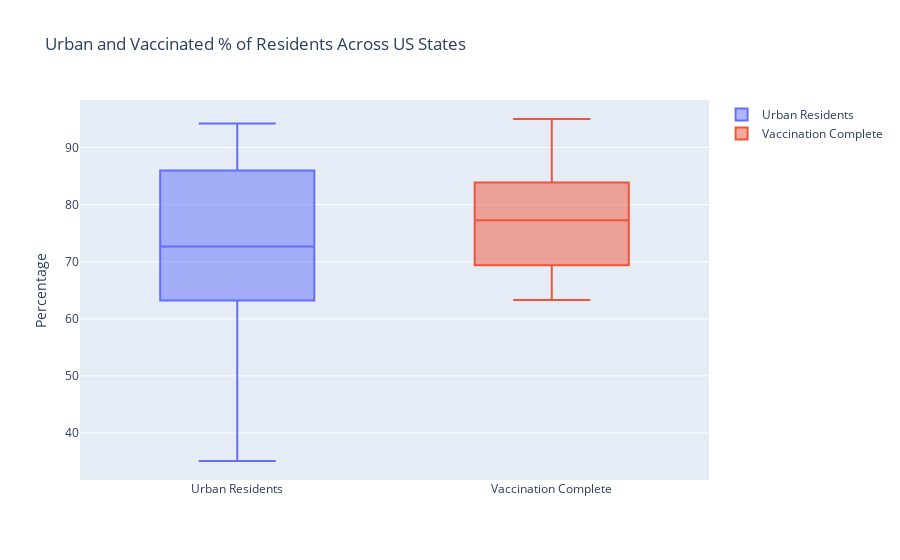

The notebook cell saved with this chart:
### Code cell
# Plot summary stats
sum_stats = go.Figure()

sum_stats.add_trace(go.Box(y=x_val2, name='Urban Residents'))
sum_stats.add_trace(go.Box(y=y_val2, name='Vaccination Complete'))

# Update layout
sum_stats.update_layout(title='Urban and Vaccinated % of Residents Across US States', yaxis=dict(title='Percentage'))

# Show the plot
sum_stats.show()

# Save file
sum_stats.write_image("./urban_and_vaccination_stats.png")

### Figure 1 — Plotly figure (JSON) as saved in the notebook; plotly's stock layout.template omitted (floating-point values rounded to 4 significant figures)
{"data": [{"name": "Urban Residents", "type": "box", "y": [57.7, 64.9, 89.3, 55.5, 94.2, 86, 86.3, 82.6, 91.5, 74.1, 86.1, 69.2, 86.9, 71.2, 63.2, 72.3, 58.7, 71.5, 38.6, 85.6, 91.3, 73.5, 71.9, 46.3, 69.5, 53.4, 73, 94.1, 58.3, 93.8, 74.5, 87.4, 66.7, 61, 76.3, 64.6, 80.5, 76.5, 91.1, 67.9, 57.2, 66.2, 83.7, 89.8, 35.1, 75.6, 83.4, 44.6, 67.1, 62]}, {"name": "Vaccination Complete", "type": "box", "y": [63.3, 75.9, 75.2, 66.8, 83.9, 82.9, 91.7, 83.2, 79.6, 67.7, 90.5, 67.9, 79.9, 68, 74.9, 76.3, 69.9, 66, 91.9, 88.6, 91.8, 71.6, 81.5, 64.2, 68.7, 68.3, 77.4, 74.5, 80.7, 89.2, 85.5, 90.8, 77.1, 69.4, 69.9, 72.3, 81.3, 83.1, 95, 69.6, 78.5, 66.3, 74.1, 80, 91.7, 85.4, 85.6, 69, 77.7, 63.3]}], "layout": {"title": {"text": "Urban and Vaccinated % of Residents Across US States"}, "yaxis": {"title": {"text": "Percentage"}}}}
